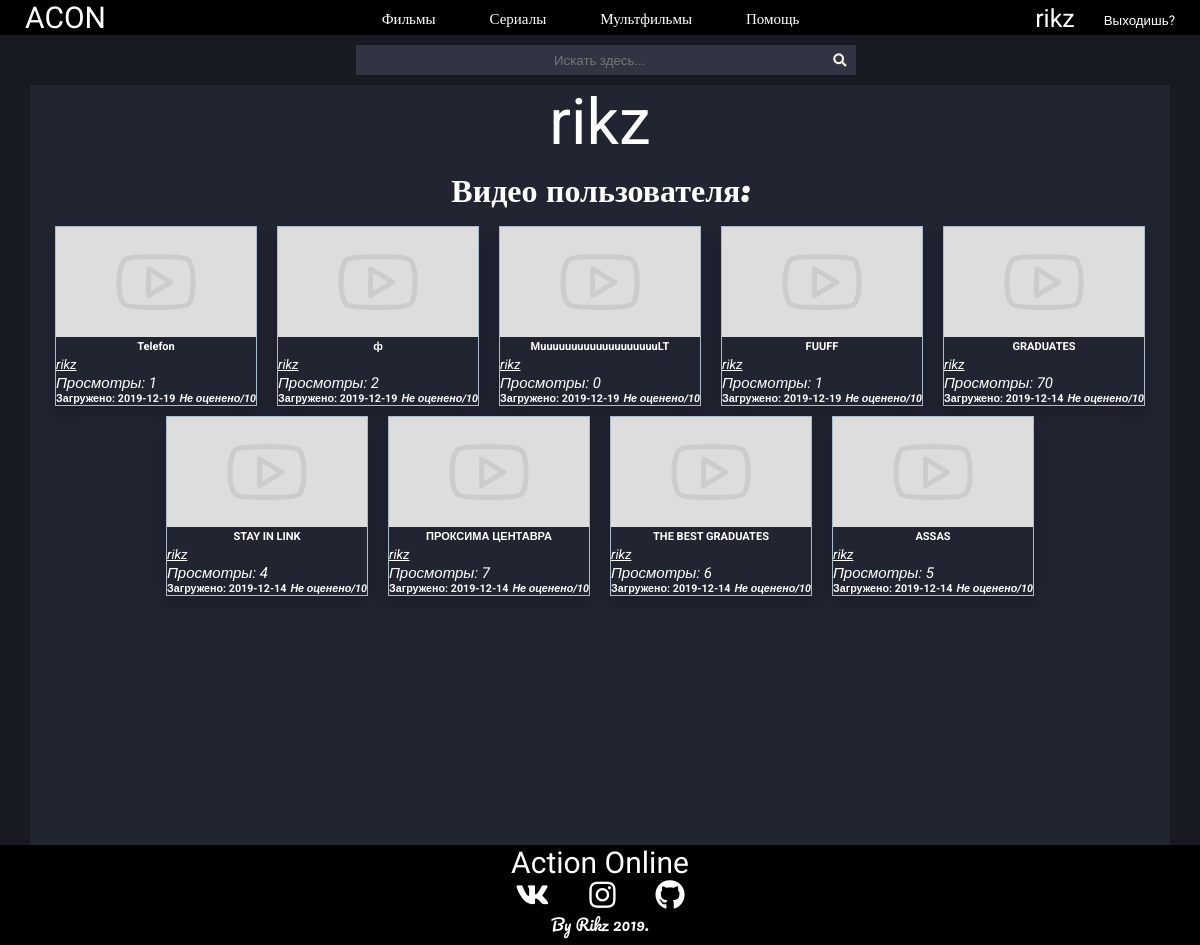
Before: /account (signed in) with the older database file.
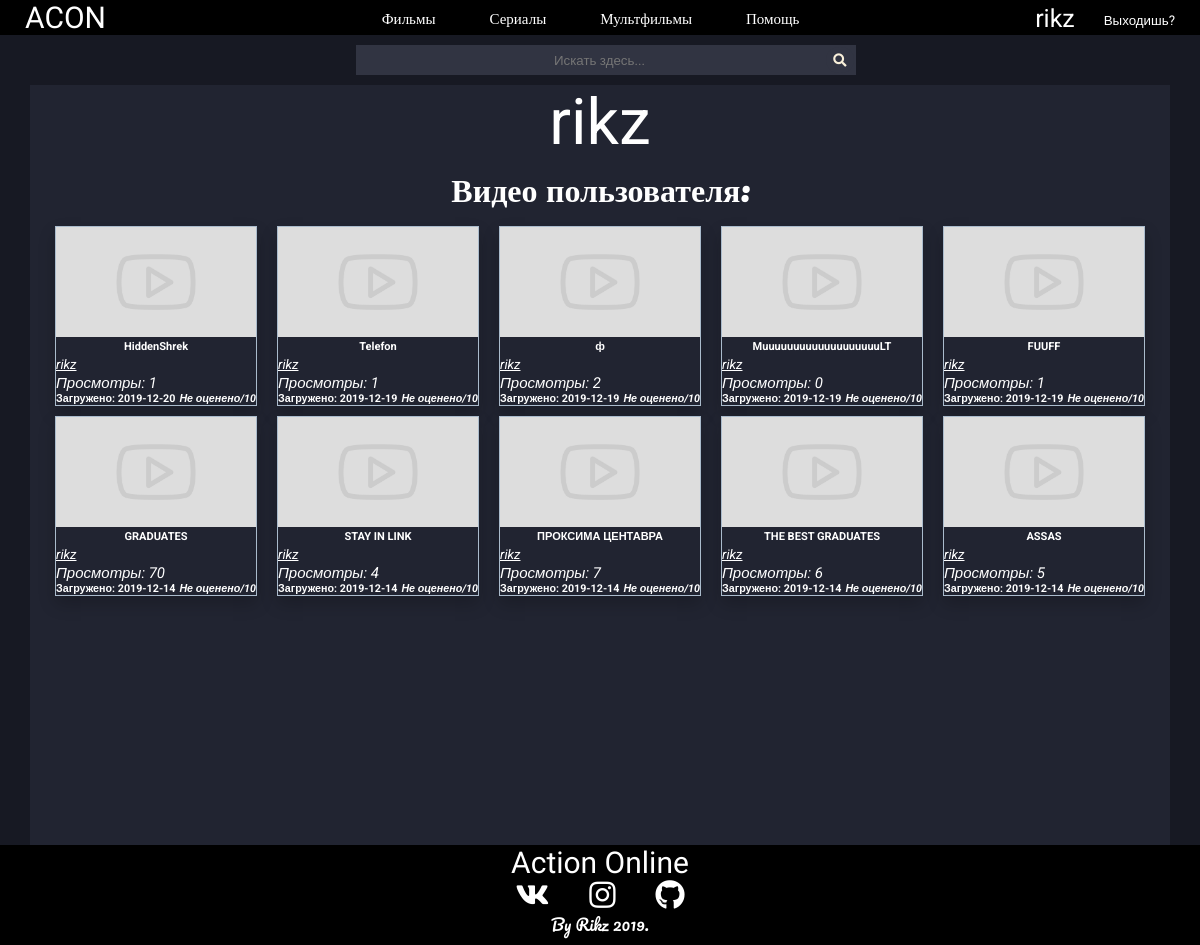
After: the same page with the newer database file.
### tables this page shows
CREATE TABLE `files` (
  `id` int(11) UNSIGNED NOT NULL,
  `title` varchar(250) NOT NULL,
  `description` text DEFAULT NULL,
  `preview` varchar(500) DEFAULT NULL,
  `location` varchar(500) NOT NULL,
  `author` varchar(200) DEFAULT NULL,
  `main_genre` int(11) UNSIGNED NOT NULL DEFAULT 1,
  `creator` int(11) UNSIGNED NOT NULL,
  `upload_date` date NOT NULL,
  `views` int(15) UNSIGNED DEFAULT NULL,
  `middle_rating` float UNSIGNED NOT NULL DEFAULT 0,
  `showing` int(10) UNSIGNED NOT NULL,
  `moderating` int(11) UNSIGNED NOT NULL
);

### lib/mainFunctions.php (the view, shortened to what this page needs)
<?php
  function level($user = 0, $id_view = 0 ) {
    require "lib/db.php";
    if (!$user) {
    	$user = $_SESSION["user_username"];
    }
    if ($id_view) {
      $query = "SELECT users.username AS username, roles.id
        FROM users INNER JOIN roles
         ON users.role = roles.id WHERE username = '$user'";
      $data = mysqli_query($dbc,$query);
      $info = mysqli_fetch_assoc($data);
      return $info['id'];
    }
  }
  function NameByid($id = 0) {
    if (!$id) {
      return ;
    }
    else {
      require "lib/db.php";
      $query = "SELECT username FROM `users` WHERE id = ? LIMIT 1";
      $stmt = mysqli_prepare($dbc,$query);
      mysqli_stmt_bind_param($stmt, 'i', $id);
      mysqli_stmt_execute($stmt);
      mysqli_stmt_bind_result($stmt,$user);
      return $user;
    }
  }
  function accountButton($id,$text = '') {
    return "<button type='submit' id='idNameButton' name='user_link' value=".$id.">".$text."<i class='line_under'>".NameByid($id)."</i></button>";
  }
  function draw_video($query = 0) {
	if ($query) {
		require "lib/db.php";
		$data = mysqli_query($dbc,$query);
		$info = mysqli_fetch_assoc($data);
		echo "<div class='videos'>";
		while ($info) {
				if (!$info['preview'] || !file_exists($info['preview'])) {
					$info['preview'] = "images\\vid_paceholder.jpg";
				}
				if (!$info['middle_rating']) {
					$info['middle_rating'] = "Не оценено";
				}
				echo "
		        <div class='video'>
		        	<form method='GET' action='watch'>
		            <button class='videoButton' name='vid' value=".$info['id']."><img class='videoPreview' src=".$info['preview'].">
		            <h5>".$info['title']."</h5>
		            </button></form>
		            <form method='GET' action='account'>
		            <p>".accountButton($info['creator'])."</p>
		            </form>
		            <i id='homeViews'>Просмотры: ".$info['views']."</i>
		            <h6 id='homeAddInfo'>Загружено: ".$info['upload_date']."<i>".$info['middle_rating']."/10</i></h6>
		        </div>";
		        $info = mysqli_fetch_assoc($data);
		}
		echo "</div>";
	}
}
?>

### blocks/header.php (shortened to what this page needs)
<?php
  require "lib/db.php";
  require "lib/mainFunctions.php";
?>
<!DOCTYPE html>
<html lang="en">
<head>
    <link rel="stylesheet" href="../style/style.css">
    <link href="../style/fontawesome/css/all.css" rel="stylesheet">
</head>
<body>
  <header>
      <div id=headWrapper>
             <a href="home" id=LOGO>ACON</a>
         <div class="links">
              <a href="films" class="topLinks">Фильмы</a>
              <a href="serials" class="topLinks">Сериалы</a>
              <a href="mults" class="topLinks">Мультфильмы</a>
              <a href="#" class="topLinks">Помощь</a>
         </div>
             <?php if (!$_SESSION['user_id']) {
                  ?>
                    <form method="POST" id="loginForm">
                      <input type="text" name="username" placeholder="Имя пользователя" class="loginInputs" maxlength="30">
                      <input type="password" name="password" placeholder="Пароль" class="loginInputs" maxlength="60">
                      <input type="submit" name="submit" value="Войти" class="loginButton">
                      <a href="register" name="register" class="loginButton" id="registerButton">Зарегистрироваться</a>
                    </form>
                  <?php
                }
              else{
                  ?>
                    <form method="POST">
                      <div class="signUpDiv">
                      	<a href="account" id=accountLink><?= $_SESSION['user_username']?></a>
					            </div>
                      <input type="submit" name="exit" class="loginButton" id="logout" value="Выходишь?">
                    </form>
                  <?php
                }
              ?>
      </div>
  </header>
      <div id=wrapper>
          <form action="" method="GET" id=search>
            <input name="search" placeholder="Искать здесь..." type="search" id="searchinput">
            <button type="submit" id="searchbutton" name="search" ><i class="fas fa-search" id="searchsymbol"></i></button>
          </form>
        <content>
            <div class="container">

### index.php (shortened to what this page needs)
<?php
$url = $_GET['url'];
require 'blocks/header.php';
switch ($url) {
	case 'account':
		require 'blocks/account.php';
		break;
}
require 'blocks/footer.php';
?>

### blocks/account.php (shortened to what this page needs)
<?php
	echo "<p class='accountname'>".$_SESSION['view_username']."</p>";
echo "<h1 id='about'>Видео пользователя:</h1>";
	if ($_SESSION['guest'] == 0) {
		$query = "SELECT id,title,preview,creator,upload_date,views,middle_rating FROM `files` WHERE creator = '$_SESSION[user_id]' ORDER BY `files`.`upload_date` DESC ";
		draw_video($query);
	}
	elseif ($_SESSION['guest'] == 1) {
		$query = "SELECT id,title,preview,creator,upload_date,views,middle_rating FROM `files` WHERE showing = 1 AND creator = '$_GET[user_link]' ORDER BY `files`.`upload_date` DESC ";
		draw_video($query);
	}
?>

### blocks/footer.php
                <div id='placeholder'></div>
            </div>
        </content>
    </div>
<footer>
        <a href="home" id=LOGO>Action Online</a>
        <div class="social">
        <a href="https://vk.com/id216991133"><i class="fab fa-vk" id="vk"></i></a>
        <a href="https://www.instagram.com/rikziam/"><i class="fab fa-instagram" id="vk"></i></a>
        <a href="https://github.com/Amrikz"><i class="fab fa-github" id="vk"></i></a>
        </div>
        <p id=about>By Rikz 2019.</p>
    </footer>
</body>
</html>

### style/style.css (style rules this page uses)
* { margin: 0; padding: 0; font-family: 'Roboto', sans-serif; }
html, body { height:100%; }
body { background-color: #171923; color: white; }
#wrapper { margin: 0 auto; max-width: 1200px; padding: 0 30px; }
header { background-color: black; width: 100%; min-height: 35px; }
#headWrapper { display: flex; justify-content:space-between; align-items: center; max-width: 1280px; margin: 0 auto; padding: 0 25px; background-color: black; }
#LOGO { color: white; text-decoration: none; font-size: 30px; font-family: 'Raleway', sans-serif; }
.links { margin-right: 10px; }
.topLinks { color: white; text-decoration: none; font-size: 15px; font-family: 'Pacifico', cursive; margin-left: 50px; }
#accountLink { color: white; text-decoration: none; font-size: 25px; margin-right: 25px; position: relative; top: 2px; }
.signUpDiv { position: relative; display: inline-block; }
.loginButton { cursor: pointer; background-color: black; border: none; color: white; height: 26px; text-decoration: none; }
#searchinput { text-align: center; color: white; height: 30px; width: 500px; background-color: #313442; border: none; }
#searchbutton { border: none; height: 26px; width: 28px; position: relative; top: 2px; right: 30px; cursor: pointer; background-color: #313442; border-radius: 20px; }
#searchbutton:before { font-size: 16px; color: #F9F0DA; }
#searchsymbol { color: #F9F0DA; }
form#search { display: flex; justify-content: center; margin-top: 10px; margin-left: 40px; }
content .container { background-color: #212431; min-height: 95vh; color: white; position: relative; top: 10px; }
.videos { display: flex; flex-wrap: wrap; justify-content: center; margin-top: 10px; }
.video { margin: 0 10px 10px 10px; margin-bottom: 10px; max-width: 200px; box-shadow: 0px 8px 16px 0px rgba(0,0,0,0.2); border: 1px #abc solid; }
#homeViews { font-size: 15px; }
#homeAddInfo { display: flex; flex-wrap: wrap; justify-content: space-between; align-items: flex-end; }
.videoPreview { width: 200px; height: 110px; }
.videoButton { cursor: pointer; border: none; color: white; background-color: #212431; }
footer { background-color: black; width: 100%; min-height: 100px; margin-top: 10px; }
footer #LOGO { display: flex; justify-content: center; }
#placeholder { width: 100%; height: 20px; }
.social { display: flex; justify-content: center; }
#vk { color: white; font-size: 30px; margin: 0 20px; }
.line_under { text-decoration: underline; }
#about { margin-bottom: 0; display: flex; justify-content: center; color: white; text-decoration: none; font-family: 'Pacifico', cursive; }
.accountname { margin-bottom: 0; display: flex; justify-content: center; color: white; text-decoration: none; font-size: 400%; }
#idNameButton { cursor: pointer; border: none; color: white; background-color: #212431; }

Changed rows visible on the page:
added files: $info['id'] 54 (drawn), title "HiddenShrek", id "rikz", views "1", upload_date "2019-12-20", middle_rating "Не оценено"
